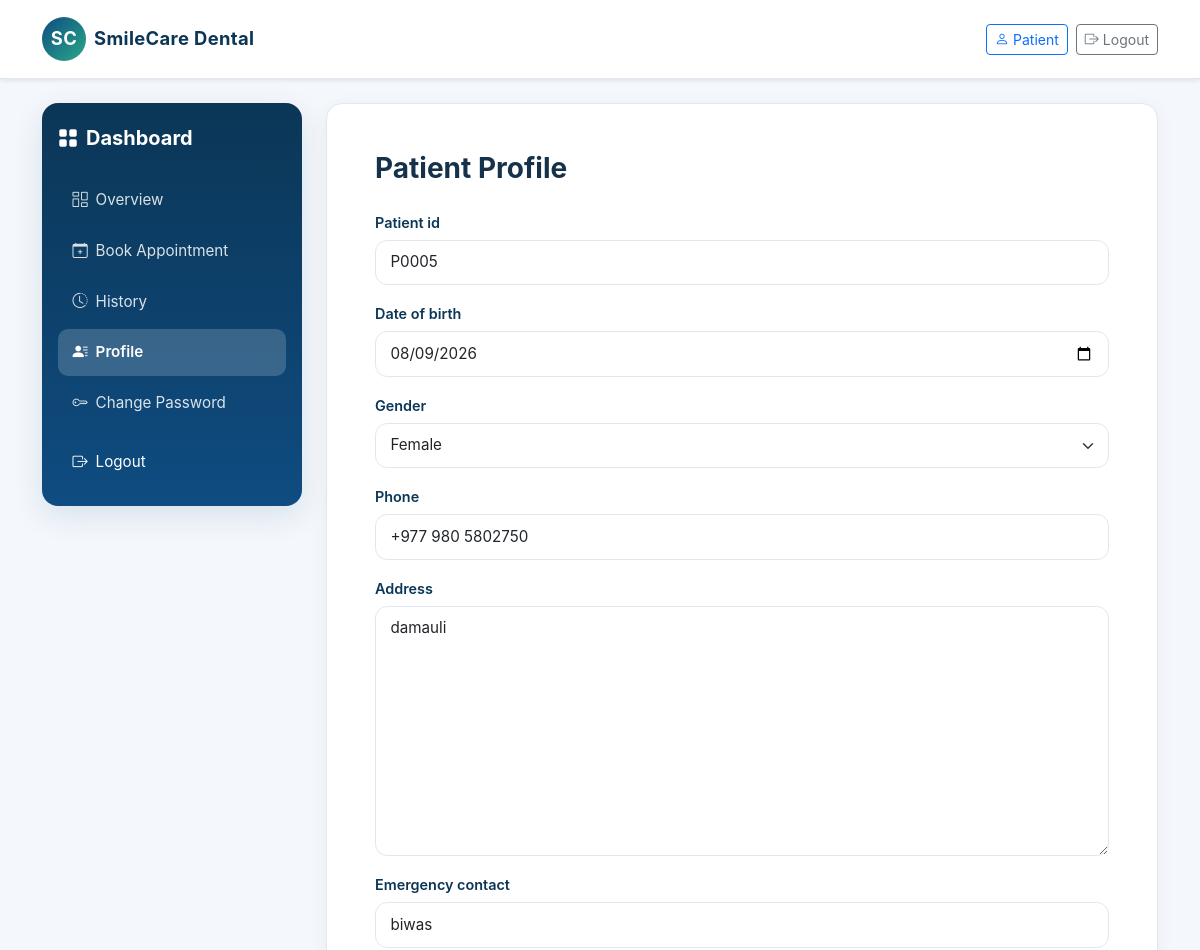
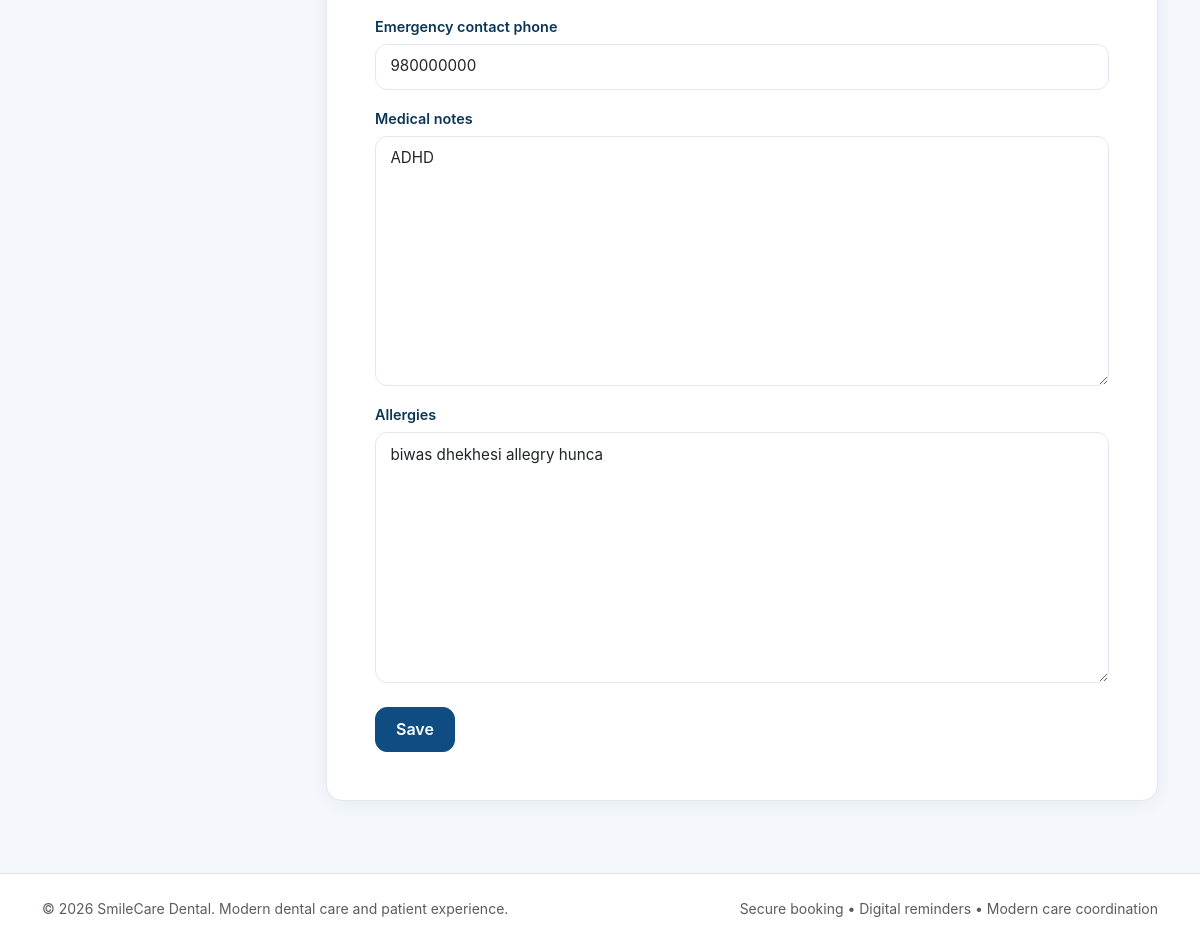
Screenshot of /patients/profile/ (signed in) with the database file from the repository (2 pictures, top to bottom).
### patients/models.py (models this page shows, shortened)
class Patient(models.Model):
    GENDER_CHOICES = (
        ('M', 'Male'),
        ('F', 'Female'),
        ('O', 'Other'),
    )
    patient_id = models.CharField(max_length=20, unique=True)
    user = models.OneToOneField(settings.AUTH_USER_MODEL, on_delete=models.CASCADE)
    date_of_birth = models.DateField(null=True, blank=True)
    gender = models.CharField(max_length=1, choices=GENDER_CHOICES, blank=True)
    phone = models.CharField(max_length=20, blank=True)
    address = models.TextField(blank=True)
    emergency_contact = models.CharField(max_length=100, blank=True)
    emergency_contact_phone = models.CharField(max_length=20, blank=True)
    medical_notes = models.TextField(blank=True)
    allergies = models.TextField(blank=True)
    created_at = models.DateTimeField(auto_now_add=True)
    updated_at = models.DateTimeField(auto_now=True)
    class Meta:
        ordering = ['-created_at']

### patients/views.py (the view)
# urls.py: path('profile/', patient_profile, name='patient_profile'),
@login_required
def patient_profile(request):
    patient = Patient.objects.filter(user=request.user).first()
    if not patient:
        patient = Patient.objects.create(user=request.user, patient_id=f'P{request.user.id:04d}')
    if request.method == 'POST':
        form = PatientProfileForm(request.POST, instance=patient)
        if form.is_valid():
            form.save()
            return redirect('patient_profile')
    else:
        form = PatientProfileForm(instance=patient)
    return render(request, 'dashboard/patient_profile.html', {'form': form, 'patient': patient})

### patients/forms.py
class PatientProfileForm(forms.ModelForm):
    class Meta:
        model = Patient
        fields = ['patient_id', 'date_of_birth', 'gender', 'phone', 'address', 'emergency_contact', 'emergency_contact_phone', 'medical_notes', 'allergies']
        widgets = {
            'date_of_birth': forms.DateInput(attrs={'type': 'date'}),
        }
    def __init__(self, *args, **kwargs):
        super().__init__(*args, **kwargs)
        for field in self.fields.values():
            widget = field.widget
            if isinstance(widget, forms.Select):
                widget.attrs.setdefault('class', 'form-select')
            else:
                widget.attrs.setdefault('class', 'form-control')

### accounts/models.py (called while the page is built)
    def is_patient(self):
        return self.role == 'patient'

    def is_staff_role(self):
        return self.role in {'staff', 'admin'}

    def is_dentist(self):
        return self.role == 'dentist'

    def is_admin(self):
        return self.role == 'admin'

    def is_dentist_approved(self):
        return self.is_dentist() and self.is_active and self.account_status == 'approved'

### templates/dashboard/patient_profile.html (shortened to what this page needs)
{% extends 'base.html' %}
{% block content %}
<div class="dashboard-shell">
    {% include 'dashboard/_sidebar.html' %}
    <div class="main-panel">
        <div class="card-soft p-4 p-md-5">
            <h3 class="fw-bold mb-4">Patient Profile</h3>
            <form method="post">
                <div class="row g-3">
                    {% for field in form %}
                    <div class="col-12">
                        <label class="form-label" for="{{ field.id_for_label }}">{{ field.label }}</label>
                        {{ field }}
                    </div>
                    {% endfor %}
                </div>
                <button class="btn btn-primary mt-4" type="submit">Save</button>
            </form>
        </div>
{% endblock %}

### static/css/style.css (style rules this page uses)
:root { --primary: #0f4c81; --primary-dark: #0b3656; --accent: #2aa889; --warning: #f4a259; --danger: #d94b4b; --text: #16324b; --muted: #69819b; --bg: #f4f7fb; --card: #ffffff; --border: #dfe8f1; }
body { font-family: Inter, -apple-system, BlinkMacSystemFont, "Segoe UI", Roboto, sans-serif; color: var(--text); background: var(--bg); overflow-x: hidden; }
h3, .h3 { font-size: clamp(1.25rem, 2.5vw, 1.75rem); }
.dashboard-shell { display: flex; align-items: stretch; min-height: calc(100vh - 100px); gap: 1.5rem; }
.main-panel { flex: 1; min-width: 0; }
.card-soft { border: 1px solid var(--border); border-radius: 1rem; box-shadow: 0 4px 20px rgba(19,52,79,0.05); background: var(--card); transition: transform 0.2s ease, box-shadow 0.2s ease; }
.form-control, .form-select { border-color: var(--border); border-radius: 0.75rem; padding: 0.65rem 0.9rem; font-size: 0.95rem; min-height: 44px; }
.form-label { font-weight: 600; margin-bottom: 0.4rem; font-size: 0.9rem; color: var(--primary-dark); }
.btn-primary { background: var(--primary); border-color: var(--primary); border-radius: 0.75rem; padding: 0.6rem 1.25rem; font-weight: 600; min-height: 44px; display: inline-flex; align-items: center; justify-content: center; }

### rows the page displays
Patient: form "P0005" "08/09/2026" "Female" "+977 980 5802750" "damauli" "biwas" "980000000" "ADHD" "biwas dhekhesi allegry hunca"

### other values shown
{{ field.label }} "Patient id" "Date of birth" "Gender" "Phone" "Address" "Emergency contact" "Emergency contact phone" "Medical notes" "Allergies"
